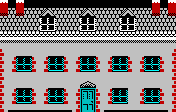

Tiled map render using the project's own tile images. Description and the whole map definition, tile-layer contents included, below:
An orthogonal 22x14 tile map with 8x8 px tiles, 1 tile layer (buck-house).

<map version="1.8" tiledversion="1.8.4" orientation="orthogonal" renderorder="right-down" width="22" height="14" tilewidth="8" tileheight="8" infinite="0" nextlayerid="2" nextobjectid="1">
 <tileset firstgid="1" source="../tileset/tileset.tsx" />
 <layer id="1" name="buck-house" width="22" height="14">
  <data encoding="csv">
27,9,27,9,9,9,9,9,9,9,9,9,9,9,9,9,9,9,9,27,9,27,
61,28,61,28,28,230,214,28,28,28,230,214,28,28,28,230,214,28,28,61,28,61,
28,28,28,28,28,242,243,28,28,28,242,243,28,28,28,242,243,28,28,28,28,28,
28,28,28,28,28,244,245,28,28,28,244,245,28,28,28,244,245,28,28,28,28,28,
62,62,62,62,62,62,62,62,62,62,62,62,62,62,62,62,62,62,62,62,62,62,
57,57,57,57,57,57,57,57,57,57,57,57,57,57,57,57,57,57,57,57,57,57,
25,8,8,8,8,8,8,8,8,8,8,8,8,8,8,8,8,8,8,8,8,22,
25,22,169,170,25,22,169,170,25,22,169,170,25,22,169,170,25,22,169,170,25,22,
25,22,185,186,25,22,185,186,25,22,185,186,25,22,185,186,25,22,185,186,25,22,
25,8,8,8,8,8,8,8,8,8,8,8,8,8,8,8,8,8,8,8,8,22,
25,8,8,8,8,8,8,8,8,8,201,184,8,8,8,8,8,8,8,8,8,22,
25,22,169,170,25,22,169,170,25,22,86,83,25,22,169,170,8,22,169,170,25,22,
25,22,185,186,25,22,185,186,25,22,85,82,25,22,185,186,8,22,185,186,25,22,
25,38,38,38,38,38,38,38,38,22,84,81,25,38,38,38,38,38,38,38,38,22
</data>
 </layer>
</map>
